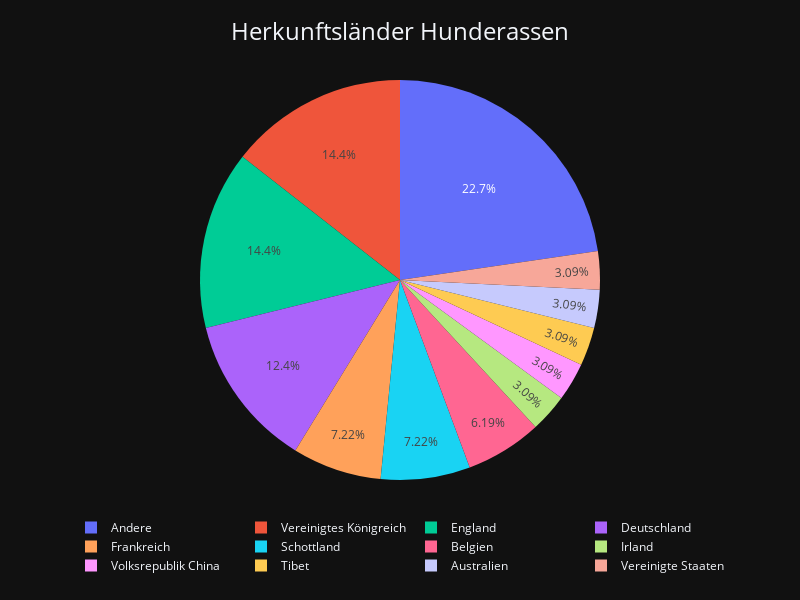

Notebook code for this chart:
### Code cell
fig = px.pie(
    data_final,
    names="Herkunftsland",
    values="Anzahl",
    template='plotly_dark'
)

# Überschrift größer und mittig
fig.update_layout(
    title=dict(
        text='Herkunftsländer Hunderassen', 
        font=dict(size=24), 
        x=0.5, 
        xanchor="center"
    ),
    legend=dict(
        orientation="h",
        yanchor="bottom",
        y=-0.25,
        xanchor="center",
        x=0.5
    ),
    margin=dict(l=40, r=40, t=80, b=120),  # b = bottom: Platz für Legende
    width=800, height=600 

)

fig.show()
fig.write_html('count_origin.html')

### Figure 1 — Plotly figure (JSON) as saved in the notebook; plotly's stock layout.template omitted (floating-point values rounded to 4 significant figures)
{"data": [{"domain": {"x": [0, 1], "y": [0, 1]}, "hovertemplate": "Herkunftsland=%{label}<br>Anzahl=%{value}<extra></extra>", "labels": ["Vereinigtes Königreich", "England", "Deutschland", "Frankreich", "Schottland", "Belgien", "Irland", "Volksrepublik China", "Tibet", "Australien", "Vereinigte Staaten", "Andere"], "legendgroup": "", "name": "", "showlegend": true, "type": "pie", "values": [14, 14, 12, 7, 7, 6, 3, 3, 3, 3, 3, 22]}], "layout": {"height": 600, "legend": {"orientation": "h", "tracegroupgap": 0, "x": 0.5, "xanchor": "center", "y": -0.25, "yanchor": "bottom"}, "margin": {"b": 120, "l": 40, "r": 40, "t": 80}, "title": {"font": {"size": 24}, "text": "Herkunftsländer Hunderassen", "x": 0.5, "xanchor": "center"}, "width": 800}}
